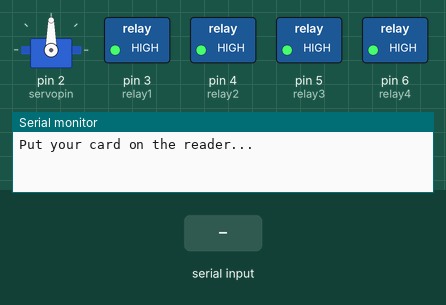
This sketch was run on a simulated Arduino Uno, built with avr-gcc and run on an emulated ATmega328P. Shown: servo, switched loads named in the sketch (green lamp = pin HIGH), the last lines printed to the serial monitor. The inputs (shaded band) are chosen by the test bench. Pins used as bus, display or sensor lines are not drawn.

Above: at 1.2 s.
1.3 s: "*all on" received over Serial
At 2.2 s:
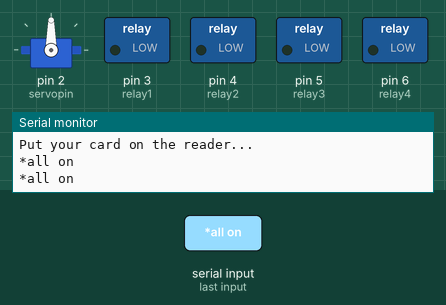
2.8 s: "*all off" received over Serial
At 3.7 s:
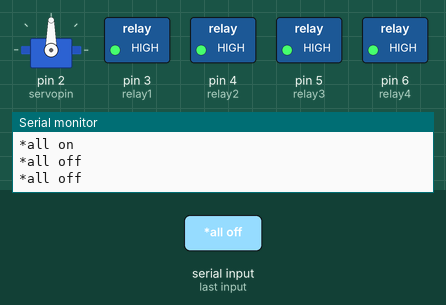
Timing chart, 0 to 5.8 s (numbered marks = the images above; inputs shaded):
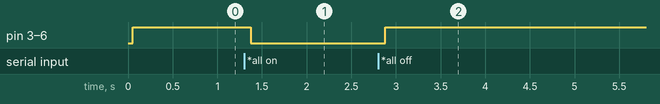

Measured:
- after the input at 1.3 s, pin 3 (relay1), pin 4 (relay2), pin 5 (relay3), pin 6 (relay4): HIGH → LOW after 0.07 s
- after the input at 2.8 s, pin 3 (relay1), pin 4 (relay2), pin 5 (relay3), pin 6 (relay4): LOW → HIGH after 0.08 s

The sketch:

Arduino_Code.ino
```cpp
/*
------------------------------------------------------------------------
                            Arduino Connect
------------------------------------------------------------------------
*/


#include <Servo.h>
#include<MFRC522.h>
#include <SPI.h>


#define RST_PIN         9          // Configurable, see typical pin layout above
#define SS_PIN          10         // Configurable, see typical pin layout above

String voice;
int relay1=3;   //Connect relay1 to pin 2
int relay2=4;   //Connect relay2 to pin 3
int relay3=5;
int relay4=6;

int servopin=2;
Servo myservo;
int servoangle=0;

MFRC522 mfrc522(SS_PIN, RST_PIN);  // Create MFRC522 instance

void setup()
{
  Serial.begin(9600);            //Set rate for communicating with phone
  SPI.begin();      // Init SPI bus
  mfrc522.PCD_Init();   // Init MFRC522
  pinMode(relay1, OUTPUT);       //Set relay1 as an output
  pinMode(relay2, OUTPUT);       //Set relay2 as an output
  pinMode(relay3, OUTPUT);
  pinMode(relay4, OUTPUT);

  digitalWrite(relay1, HIGH);     //Switch relay1 off
  digitalWrite(relay2, HIGH);     //Swtich relay2 off
  digitalWrite(relay3, HIGH);
  digitalWrite(relay4, HIGH);

  myservo.attach(servopin);

  Serial.println("Put your card on the reader...");
  Serial.println("");
}

void loop()
{
 /*
  if ( ! mfrc522.PICC_IsNewCardPresent()) {
    return;
  }

  // Select one of the cards
  if ( ! mfrc522.PICC_ReadCardSerial()) {
    return;
  }

  Serial.print("UID tag:");
  String content="";
  byte letter;
  */
   while(Serial.available())    //Check if there are available bytes to read
   {
     delay(10);                 //Delay to make it stable
     char c= Serial.read();    //Conduct a serial read
     if (c == '#'){
       break;                   //Stop the loop once # is detected after a word
     }
    voice+= c;                //Means voice = voice + c

  }
  Serial.println(voice);

   if (voice.length()>0){
      Serial.println(voice);
      if(voice == "*all on"){
            switchon();
      }else if(voice == "*all off" || "*all of"){
            switchoff();
      }else if(voice == "*light one on" || voice == "*light 1 on" ){
             digitalWrite(relay1, LOW);
      }else if(voice == "*light one off" || voice == "*light 1 off" || voice == "*light one of" || voice == "*light 1 of" )
            {
             digitalWrite(relay1, HIGH);
           }else if(voice == "*light two on" || voice == "*light 2 on" || voice == "*light to on"){
              digitalWrite(relay2, LOW);
             }else if(voice == "*light two off" || voice == "*light 2 off" || voice == "*light two of" || voice == "*light 2 of" || voice == "*light to of" || voice == "*light to off"){
                digitalWrite(relay2, HIGH);
            }else if(voice == "*main light on"){
              digitalWrite(relay3, LOW);
              }else if(voice == "*main light off" || voice == "*main light of"){
              digitalWrite(relay3, HIGH);
              }else if(voice == "*fan on"){
                digitalWrite(relay4, LOW);
              }else if(voice == "fan off" || voice == "fan of"){

                  digitalWrite(relay4, HIGH);
      }else if(voice == "*radio on" || voice == "*music on")
                  {
                   // digitalWrite(relay5, LOW);
      }else if(voice == "*radio off" || voice == "*music off" || voice == "*radio of" || voice == "*music of")
                  {
                    //digitalWrite(relay5, HIGH);
            }

    }
    voice="";
/*
   for(byte i=0;i<mfrc522.uid.size;i++)
 {
  Serial.print(mfrc522.uid.uidByte[i]<0x10?" 0": " ");
  Serial.print(mfrc522.uid.uidByte[i],HEX);
  content.concat(String(mfrc522.uid.uidByte[i]<0x10?" 0": " "));
  content.concat(String(mfrc522.uid.uidByte[i],HEX));
 }
 Serial.println();
 Serial.print( "Message: " );
 content.toUpperCase();
   if(content.substring(1)=="60 E6 6B A3")
    {
        Serial.println("Authorised Access");
        Serial.println();
        delay(500);
        //digitalWrite(LED_G,HIGH);
        myservo.write(180);
        delay(500);
        myservo.write(0);
        //digitalWrite(LED_G,LOW);
                if(servoangle<25)
                { for(servoangle = 20; servoangle < 150; servoangle++)  // Shutter Up code
                  {
                   myservo.write(servoangle);
                  delay(20);
                  }
                }
                delay(2000);
                if(servoangle>145){

                        for(servoangle = 150; servoangle > 20; servoangle--)  // Shutter Down Code
                        {
                           myservo.write(servoangle);
                          delay(20);
                        }

                    }
                 delay(2000);

        }else{
       Serial.println("Access Denied");
       Serial.println();
       delay(500);

     }
 */
}
void switchon()               //Function for turning on relays(Active low relays)(LOW means HIGH)
{ digitalWrite(relay1, LOW);     //Switch relay1 on
  digitalWrite(relay2, LOW);     //Swtich relay2 on
  digitalWrite(relay3, LOW);
  digitalWrite(relay4, LOW);

}
void switchoff()              //Function for turning on relays
{
  digitalWrite(relay1, HIGH);     //Switch relay1 off
  digitalWrite(relay2, HIGH);     //Swtich relay2 off
  digitalWrite(relay3, HIGH);
  digitalWrite(relay4, HIGH);

 }
/*

You can add any function you want depending on how many devices you have hooked up.
For example you could have a function called 'cinema' which would dim the lights and
turn the TV on. You can have as many as you have pins on your arduino.
For my relay 'LOW' turns off and 'HIGH' turns on
The outline to follow is this:

   void ......()
   {
     digitalWrite(...., LOW/HIGH);
     digitalWrite(...., LOW/HIGH);
   }

*/
```
